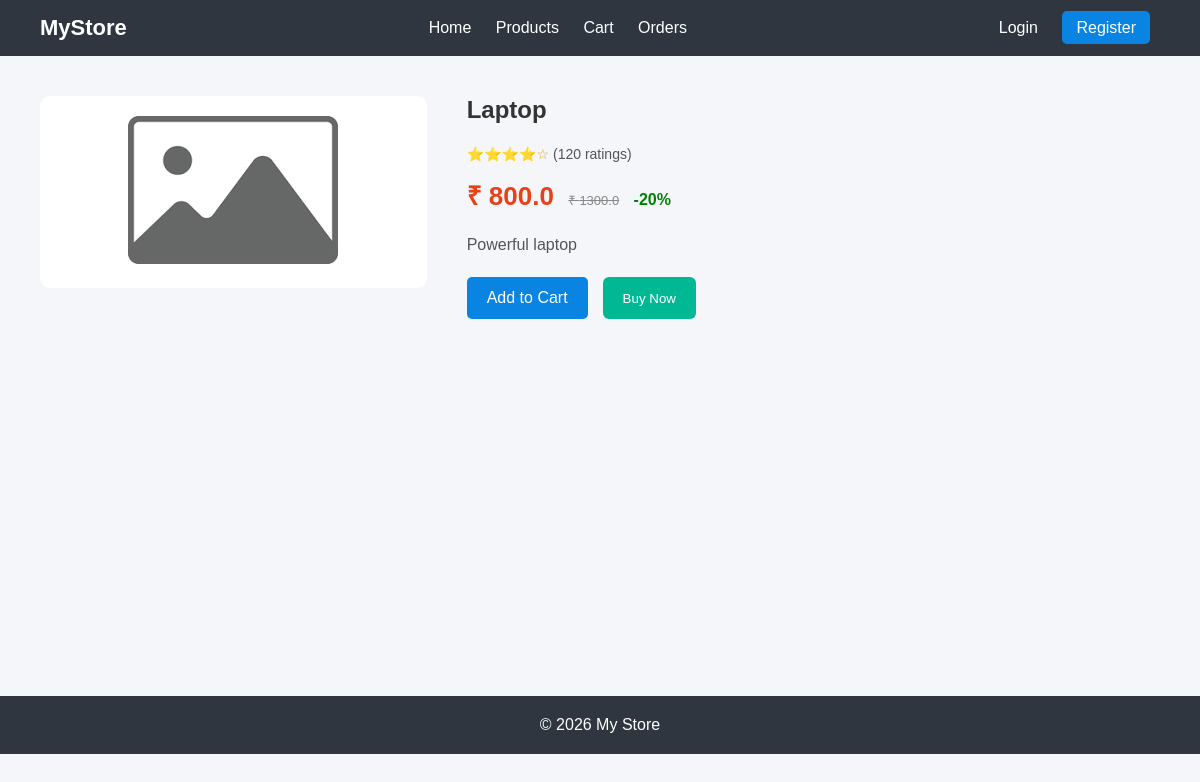
Page /product/1 on the committed database.
### tables this page shows
CREATE TABLE products (
    id INTEGER PRIMARY KEY AUTOINCREMENT,
    name TEXT NOT NULL,
    price REAL NOT NULL,
    description TEXT
);

### app/routes.py (the view)
@main.route('/product/<int:id>')
def product_detail(id):
    from database.db import get_connection
    connection = get_connection()
    cursor = connection.cursor()
    cursor.execute("SELECT * FROM products WHERE id = ?", (id,))
    product = cursor.fetchone()
    connection.close()
    return render_template("product_detail.html", product=product)

### database/db.py (called while the page is built)
def get_connection():
    connection = sqlite3.connect('database/store.db')
    connection.row_factory = sqlite3.Row
    return connection

### templates/product_detail.html
{% extends "base.html" %}
{% block content %}
<div class="product-page">
    <div class="product-left">
        <img src="{{ product[4] if product|length > 4 else url_for('static', filename='images/no-image.png') }}">
    </div>
    <div class="product-right">
        <h2 class="product-title">{{ product[1] }}</h2>
        <div class="rating">
            ⭐⭐⭐⭐☆
            <span>(120 ratings)</span>
        </div>
        <div class="price-box">
            <span class="current-price">₹ {{ product[2] }}</span>
            <span class="old-price">₹ {{ product[2] + 500 }}</span>
            <span class="discount">-20%</span>
        </div>
        <p class="product-desc">
            {{ product[3] }}
        </p>
        <div class="product-actions">
            <form action="/add-to-cart/{{ product[0] }}" method="POST">
                <button type="submit" class="cart-btn big-btn">Add to Cart</button>
            </form>
            <button class="buy-btn">Buy Now</button>
        </div>
    </div>
</div>
{% endblock %}

### static/style.css (style rules this page uses)
* { margin: 0; padding: 0; box-sizing: border-box; }
body { font-family: Arial, sans-serif; background: #f5f6fa; color: #333; }
form button { width: 100%; padding: 10px; background: #0984e3; border: none; color: white; border-radius: 5px; cursor: pointer; }
.product-title { font-size: 15px; height: 40px; overflow: hidden; margin-bottom: 8px; }
.rating { font-size: 14px; color: #f39c12; margin-bottom: 8px; }
.rating span { color: #555; font-size: 12px; }
.current-price { font-size: 18px; font-weight: bold; color: #e84118; }
.old-price { font-size: 13px; text-decoration: line-through; color: #888; margin-left: 8px; }
.product-actions { display: flex; gap: 10px; }
.cart-btn { flex: 1; padding: 8px; border: none; background: #fbc531; color: black; border-radius: 5px; cursor: pointer; }
.cart-btn { width: 100%; padding: 10px; border: none; background: #0984e3; color: white; border-radius: 5px; cursor: pointer; }
.product-page { display: flex; gap: 40px; align-items: flex-start; flex-wrap: wrap; }
.product-left { flex: 1; min-width: 300px; background: white; padding: 20px; border-radius: 10px; text-align: center; }
.product-left img { max-width: 100%; max-height: 400px; object-fit: contain; }
.product-right { flex: 2; min-width: 300px; }
.product-title { font-size: 24px; margin-bottom: 10px; }
.rating { color: #f39c12; margin-bottom: 10px; }
.rating span { color: #555; font-size: 14px; }
.price-box { margin: 15px 0; }
.current-price { font-size: 26px; font-weight: bold; color: #e84118; }
.old-price { margin-left: 10px; text-decoration: line-through; color: #888; }
.discount { margin-left: 10px; color: green; font-weight: bold; }
.product-desc { margin: 20px 0; color: #555; line-height: 1.5; }
.product-actions { display: flex; gap: 15px; margin-top: 20px; }
.big-btn { padding: 12px 20px; font-size: 16px; }
.buy-btn { background: #00b894; color: white; border: none; padding: 12px 20px; border-radius: 6px; cursor: pointer; }

### rows in the picture
products: name "Laptop", price "800.0", product[2]+500 "1300.0", description "Powerful laptop"
